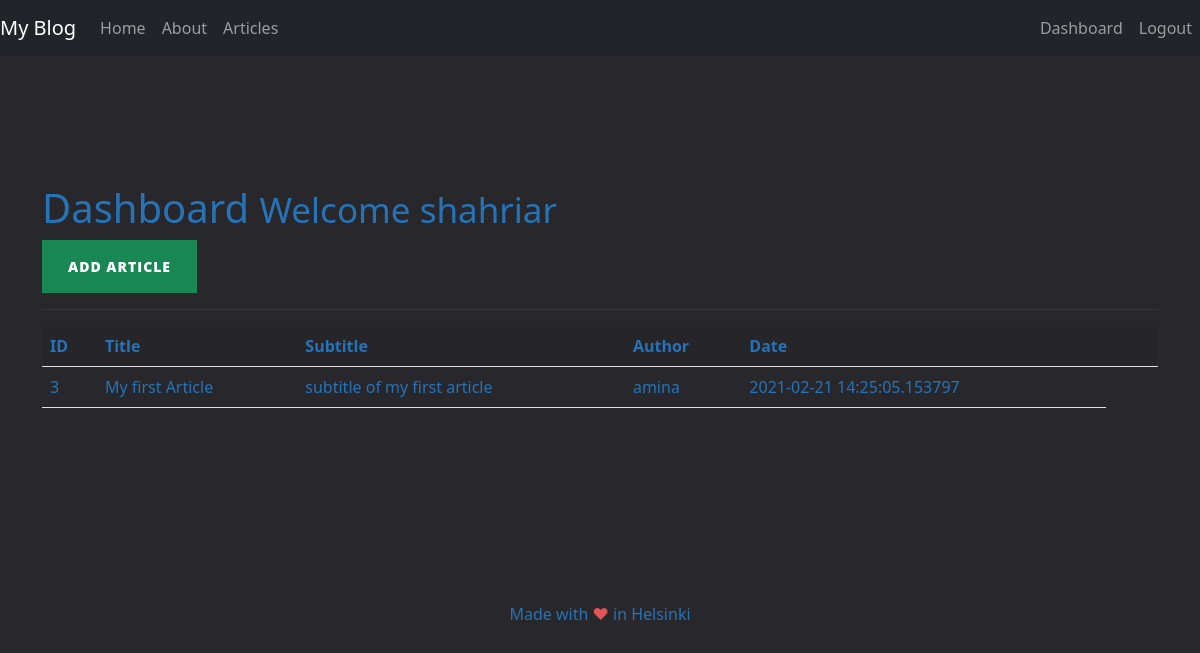
The page /dashboard (signed in) on the database as committed earlier.
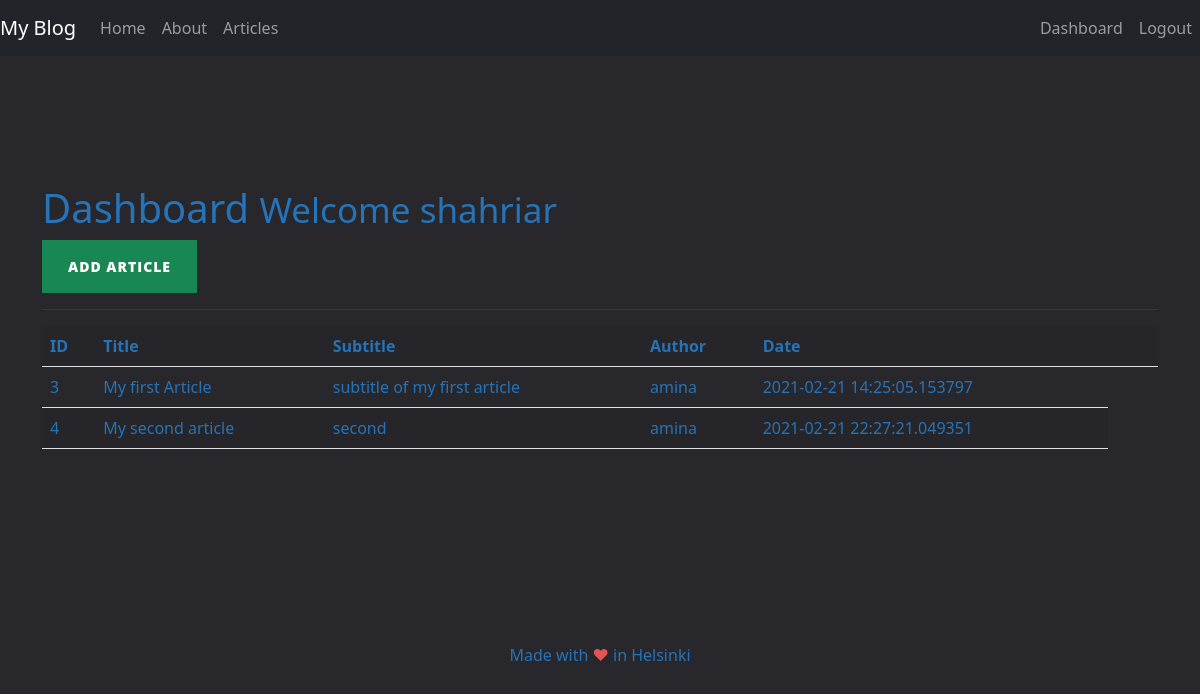
The same page on the database as committed later.
### app.py (models this page shows, shortened)
class Articles(db.Model):
    __tablename__ = 'articles'
    id = db.Column(db.Integer, primary_key=True)
    title = db.Column(db.String(100))
    subtitle = db.Column(db.String(200))
    author = db.Column(db.String(200))
    body = db.Column(db.Text())
    create_date = db.Column(db.DateTime)

### app.py (the view)
@app.route('/dashboard')
@is_logged_in
def dashboard():
    result = Articles.query.all()
    if result != 0:
        return render_template('dashboard.html',articles=result)
    else:
        message= 'No articles found'
        return render_template('dashboard.html', msg=message)

### app.py (called while the page is built)
def is_logged_in(f):
    @wraps(f)
    def wrap(*args, **kwargs):
        if 'logged_in' in session:
            return f(*args, **kwargs)
        else:
            flash('Unauthorized, please login','danger')
            return redirect(url_for('login'))
    return wrap

### templates/dashboard.html (shortened to what this page needs)
{% extends 'layout.html' %}
{% block body %}
<h1>Dashboard <small> Welcome {{session.username}}</small></h1>
<a class="btn btn-success" href="/add_article"> Add Article</a>
<hr>
<table class="table table-striped" style="color:#2673B8">
    <tr>
      <th style="color:#2673B8">ID</th>
      <th style="color:#2673B8">Title</th>
      <th style="color:#2673B8">Subtitle</th>
      <th style="color:#2673B8">Author</th>
      <th style="color:#2673B8">Date</th>
      <th></th>
      <th></th>
    </tr>
    {% for article in articles %}
    <tr>
      <td style="color:#2673B8">{{article.id}}</td>
      <td style="color:#2673B8">{{article.title}}</td>
      <td style="color:#2673B8">{{article.subtitle}}</td>
      <td style="color:#2673B8">{{article.author}}</td>
      <td style="color:#2673B8">{{article.create_date}}</td>
    </tr>
  {% endfor %}
</table>
{% endblock %}

Rows that differ between the two databases and show on the page:
added Articles: id "4", title "My second article", subtitle "second", author "amina", create_date "2021-02-21 22:27:21.049351"
